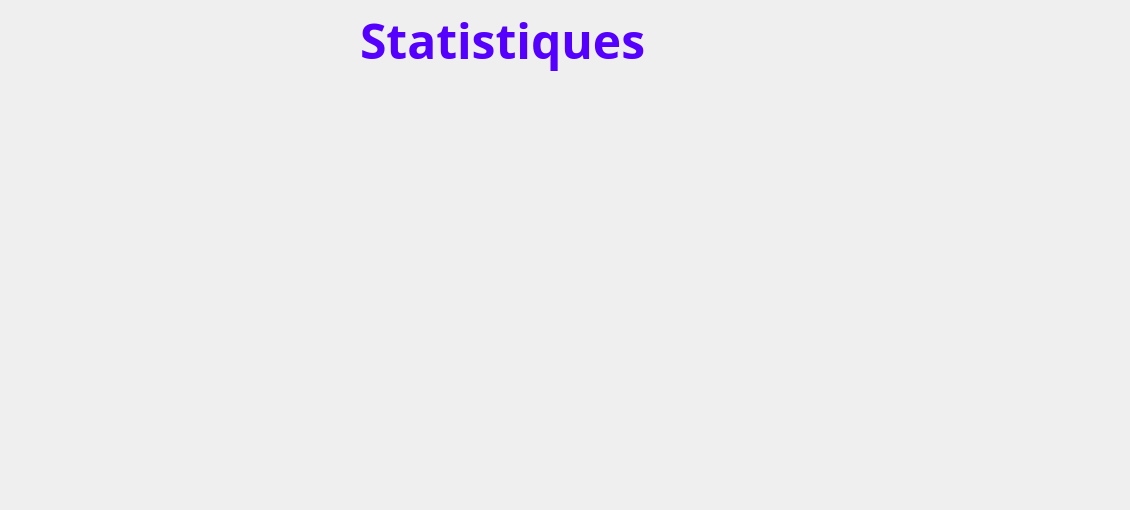
      <widget class="QWidget" name="page_11">
       <widget class="QPushButton" name="stat_cancel">
        <property name="geometry">
         <rect>
          <x>1010</x>
          <y>447</y>
          <width>111</width>
          <height>41</height>
         </rect>
        </property>
        <property name="styleSheet">
         <string notr="true">#stat_cancel{
background-color: transparent;
border-image: url(:Annuler.png);
background: none;
border: none;
background-repeat: none;
}
#stat_cancel:hover{
background-color: transparent;
border-image: url(:Annuler_P.png);
background: none;
border: none;
background-repeat: none;
}</string>
        </property>
        <property name="text">
         <string/>
        </property>
       </widget>
       <widget class="QFrame" name="frame">
        <property name="geometry">
         <rect>
          <x>120</x>
          <y>90</y>
          <width>821</width>
          <height>411</height>
         </rect>
        </property>
        <layout class="QHBoxLayout" name="horizontalLayout"/>
       </widget>
       <widget class="QLabel" name="label_47">
        <property name="geometry">
         <rect>
          <x>360</x>
          <y>-10</y>
          <width>681</width>
          <height>101</height>
         </rect>
        </property>
        <property name="font">
         <font>
          <family>Segoe Print</family>
         </font>
        </property>
        <property name="styleSheet">
         <string notr="true">#label_16 {
background-color: transparent;
background: none;
border: none;
background-repeat: none;
}
</string>
        </property>
        <property name="text">
         <string>&lt;html&gt;&lt;head/&gt;&lt;body&gt;&lt;p&gt;&lt;span style=&quot; font-size:36pt; font-weight:600; color:#5500ff;&quot;&gt;Statistiques&lt;/span&gt;&lt;/p&gt;&lt;/body&gt;&lt;/html&gt;</string>
        </property>
        <property name="textFormat">
         <enum>Qt::AutoText</enum>
        </property>
        <property name="scaledContents">
         <bool>false</bool>
        </property>
       </widget>
      </widget>
